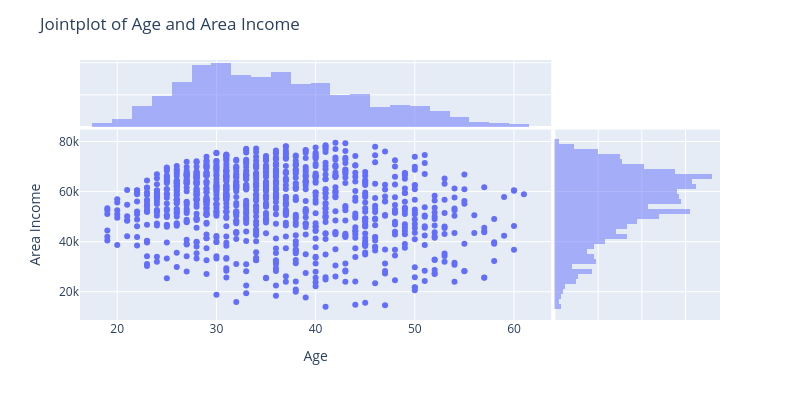

The notebook cell this image was saved under:
### Code cell
fig = px.scatter(df, x='Age', y='Area Income', marginal_x='histogram', marginal_y='histogram')


fig.update_layout(width=800, height=400)
fig.update_layout(title='Jointplot of Age and Area Income')
fig.show()

### Figure 1 — Plotly figure (JSON) as saved in the notebook; plotly's stock layout.template omitted (floating-point values rounded to 4 significant figures; data arrays with more than 128 entries replaced by an {"elided": "..."} marker saying what was removed)
{"data": [{"hovertemplate": "Age=%{x}<br>Area Income=%{y}<extra></extra>", "legendgroup": "", "marker": {"color": "#636efa", "symbol": "circle"}, "mode": "markers", "name": "", "orientation": "v", "showlegend": false, "type": "scatter", "x": {"elided": "1000 int values"}, "xaxis": "x", "y": {"elided": "1000 float values"}, "yaxis": "y"}, {"alignmentgroup": "True", "bingroup": "x", "hovertemplate": "Age=%{x}<br>count=%{y}<extra></extra>", "legendgroup": "", "marker": {"color": "#636efa"}, "name": "", "offsetgroup": "", "opacity": 0.5, "showlegend": false, "type": "histogram", "x": {"elided": "1000 int values"}, "xaxis": "x3", "yaxis": "y3"}, {"alignmentgroup": "True", "bingroup": "y", "hovertemplate": "Area Income=%{y}<br>count=%{x}<extra></extra>", "legendgroup": "", "marker": {"color": "#636efa"}, "name": "", "offsetgroup": "", "opacity": 0.5, "showlegend": false, "type": "histogram", "xaxis": "x2", "y": {"elided": "1000 float values"}, "yaxis": "y2"}], "layout": {"barmode": "overlay", "height": 400, "legend": {"tracegroupgap": 0}, "margin": {"t": 60}, "title": {"text": "Jointplot of Age and Area Income"}, "width": 800, "xaxis": {"anchor": "y", "domain": [0, 0.7363], "title": {"text": "Age"}}, "xaxis2": {"anchor": "y2", "domain": [0.7413, 1], "matches": "x2", "showgrid": true, "showline": false, "showticklabels": false, "ticks": ""}, "xaxis3": {"anchor": "y3", "domain": [0, 0.7363], "matches": "x", "showgrid": true, "showticklabels": false}, "xaxis4": {"anchor": "y4", "domain": [0.7413, 1], "matches": "x2", "showgrid": true, "showline": false, "showticklabels": false, "ticks": ""}, "yaxis": {"anchor": "x", "domain": [0, 0.7326], "title": {"text": "Area Income"}}, "yaxis2": {"anchor": "x2", "domain": [0, 0.7326], "matches": "y", "showgrid": true, "showticklabels": false}, "yaxis3": {"anchor": "x3", "domain": [0.7426, 1], "matches": "y3", "showgrid": true, "showline": false, "showticklabels": false, "ticks": ""}, "yaxis4": {"anchor": "x4", "domain": [0.7426, 1], "matches": "y3", "showgrid": true, "showline": false, "showticklabels": false, "ticks": ""}}}
